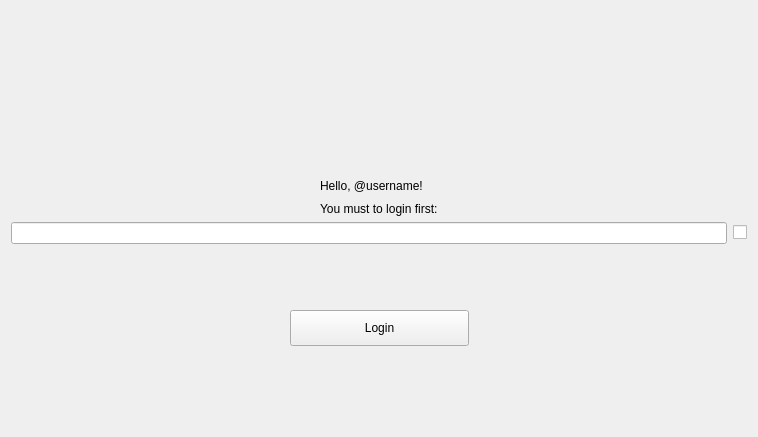
<?xml version="1.0" encoding="UTF-8"?>
<ui version="4.0">
 <class>loginform</class>
 <widget class="QWidget" name="loginform">
  <property name="geometry">
   <rect>
    <x>0</x>
    <y>0</y>
    <width>758</width>
    <height>437</height>
   </rect>
  </property>
  <property name="windowTitle">
   <string>Gidra Login</string>
  </property>
  <property name="windowIcon">
   <iconset>
    <normaloff>:/run/media/yarik/1327-191D/gidra.ico</normaloff>:/run/media/yarik/1327-191D/gidra.ico</iconset>
  </property>
  <layout class="QGridLayout" name="gridLayout">
   <item row="0" column="0">
    <layout class="QVBoxLayout" name="verticalLayout">
     <item>
      <spacer name="verticalSpacer_2">
       <property name="orientation">
        <enum>Qt::Vertical</enum>
       </property>
       <property name="sizeHint" stdset="0">
        <size>
         <width>20</width>
         <height>40</height>
        </size>
       </property>
      </spacer>
     </item>
     <item>
      <layout class="QGridLayout" name="gridLayout_4">
       <item row="0" column="0">
        <layout class="QGridLayout" name="gridLayout_3">
         <item row="0" column="0">
          <layout class="QGridLayout" name="gridLayout_2">
           <item row="0" column="1">
            <widget class="QLabel" name="helloLabel">
             <property name="text">
              <string>Hello, @username!</string>
             </property>
            </widget>
           </item>
           <item row="0" column="0">
            <spacer name="horizontalSpacer">
             <property name="orientation">
              <enum>Qt::Horizontal</enum>
             </property>
             <property name="sizeHint" stdset="0">
              <size>
               <width>40</width>
               <height>20</height>
              </size>
             </property>
            </spacer>
           </item>
           <item row="0" column="2">
            <spacer name="horizontalSpacer_2">
             <property name="orientation">
              <enum>Qt::Horizontal</enum>
             </property>
             <property name="sizeHint" stdset="0">
              <size>
               <width>40</width>
               <height>20</height>
              </size>
             </property>
            </spacer>
           </item>
           <item row="1" column="1">
            <widget class="QLabel" name="loginLabel">
             <property name="text">
              <string>You must to login first:</string>
             </property>
            </widget>
           </item>
          </layout>
         </item>
        </layout>
       </item>
      </layout>
     </item>
     <item>
      <layout class="QHBoxLayout" name="horizontalLayout_2">
       <item>
        <widget class="QLineEdit" name="passwordLineEdit"/>
       </item>
       <item>
        <widget class="QCheckBox" name="showCheckBox">
         <property name="text">
          <string/>
         </property>
        </widget>
       </item>
      </layout>
     </item>
     <item>
      <layout class="QGridLayout" name="gridLayout_6">
       <item row="6" column="1">
        <spacer name="verticalSpacer">
         <property name="orientation">
          <enum>Qt::Vertical</enum>
         </property>
         <property name="sizeHint" stdset="0">
          <size>
           <width>20</width>
           <height>40</height>
          </size>
         </property>
        </spacer>
       </item>
       <item row="4" column="3">
        <spacer name="horizontalSpacer_4">
         <property name="orientation">
          <enum>Qt::Horizontal</enum>
         </property>
         <property name="sizeHint" stdset="0">
          <size>
           <width>40</width>
           <height>20</height>
          </size>
         </property>
        </spacer>
       </item>
       <item row="4" column="0">
        <spacer name="horizontalSpacer_3">
         <property name="orientation">
          <enum>Qt::Horizontal</enum>
         </property>
         <property name="sizeHint" stdset="0">
          <size>
           <width>40</width>
           <height>20</height>
          </size>
         </property>
        </spacer>
       </item>
       <item row="1" column="1">
        <spacer name="verticalSpacer_4">
         <property name="orientation">
          <enum>Qt::Vertical</enum>
         </property>
         <property name="sizeHint" stdset="0">
          <size>
           <width>20</width>
           <height>40</height>
          </size>
         </property>
        </spacer>
       </item>
       <item row="5" column="1">
        <spacer name="verticalSpacer_3">
         <property name="orientation">
          <enum>Qt::Vertical</enum>
         </property>
         <property name="sizeHint" stdset="0">
          <size>
           <width>20</width>
           <height>40</height>
          </size>
         </property>
        </spacer>
       </item>
       <item row="4" column="1">
        <widget class="QPushButton" name="loginButton">
         <property name="minimumSize">
          <size>
           <width>179</width>
           <height>36</height>
          </size>
         </property>
         <property name="text">
          <string>Login</string>
         </property>
        </widget>
       </item>
       <item row="0" column="1">
        <widget class="QLabel" name="labelError">
         <property name="text">
          <string/>
         </property>
        </widget>
       </item>
      </layout>
     </item>
    </layout>
   </item>
  </layout>
 </widget>
 <resources/>
 <connections/>
</ui>
